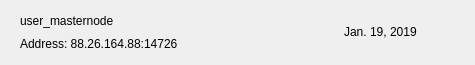
<?xml version="1.0" encoding="UTF-8"?>
<ui version="4.0">
 <class>MNRow</class>
 <widget class="QWidget" name="MNRow">
  <property name="geometry">
   <rect>
    <x>0</x>
    <y>0</y>
    <width>475</width>
    <height>65</height>
   </rect>
  </property>
  <property name="windowTitle">
   <string>Form</string>
  </property>
  <property name="styleSheet">
   <string notr="true"/>
  </property>
  <layout class="QVBoxLayout" name="verticalLayout_2">
   <property name="spacing">
    <number>0</number>
   </property>
   <property name="leftMargin">
    <number>20</number>
   </property>
   <property name="topMargin">
    <number>0</number>
   </property>
   <property name="rightMargin">
    <number>20</number>
   </property>
   <property name="bottomMargin">
    <number>0</number>
   </property>
   <item>
    <widget class="QFrame" name="frame_2">
     <property name="styleSheet">
      <string notr="true">border:none;</string>
     </property>
     <property name="frameShape">
      <enum>QFrame::StyledPanel</enum>
     </property>
     <property name="frameShadow">
      <enum>QFrame::Raised</enum>
     </property>
     <layout class="QHBoxLayout" name="horizontalLayout">
      <property name="leftMargin">
       <number>0</number>
      </property>
      <property name="rightMargin">
       <number>0</number>
      </property>
      <item>
       <widget class="QFrame" name="frame">
        <property name="styleSheet">
         <string notr="true">border:none;padding:0px;</string>
        </property>
        <property name="frameShape">
         <enum>QFrame::StyledPanel</enum>
        </property>
        <property name="frameShadow">
         <enum>QFrame::Raised</enum>
        </property>
        <layout class="QVBoxLayout" name="verticalLayout">
         <property name="spacing">
          <number>0</number>
         </property>
         <property name="leftMargin">
          <number>0</number>
         </property>
         <property name="topMargin">
          <number>0</number>
         </property>
         <property name="rightMargin">
          <number>0</number>
         </property>
         <property name="bottomMargin">
          <number>0</number>
         </property>
         <item>
          <widget class="QLabel" name="labelName">
           <property name="text">
            <string>user_masternode</string>
           </property>
          </widget>
         </item>
         <item>
          <widget class="QLabel" name="labelAddress">
           <property name="text">
            <string>Address: 88.26.164.88:14726</string>
           </property>
          </widget>
         </item>
        </layout>
       </widget>
      </item>
      <item>
       <spacer name="horizontalSpacer">
        <property name="orientation">
         <enum>Qt::Horizontal</enum>
        </property>
        <property name="sizeHint" stdset="0">
         <size>
          <width>40</width>
          <height>20</height>
         </size>
        </property>
       </spacer>
      </item>
      <item>
       <widget class="QLabel" name="labelDate">
        <property name="text">
         <string>Jan. 19, 2019</string>
        </property>
       </widget>
      </item>
      <item>
       <widget class="QPushButton" name="pushButtonMenu">
        <property name="focusPolicy">
         <enum>Qt::NoFocus</enum>
        </property>
        <property name="styleSheet">
         <string notr="true">border:none; background-color:transparent; padding:0px;</string>
        </property>
        <property name="text">
         <string/>
        </property>
        <property name="icon">
         <iconset>
          <normaloff>:/ic-menu-hover</normaloff>:/ic-menu-hover</iconset>
        </property>
        <property name="iconSize">
         <size>
          <width>24</width>
          <height>24</height>
         </size>
        </property>
       </widget>
      </item>
     </layout>
    </widget>
   </item>
   <item>
    <widget class="QLabel" name="lblDivisory">
     <property name="minimumSize">
      <size>
       <width>0</width>
       <height>1</height>
      </size>
     </property>
     <property name="maximumSize">
      <size>
       <width>16777215</width>
       <height>1</height>
      </size>
     </property>
     <property name="text">
      <string/>
     </property>
     <property name="alignment">
      <set>Qt::AlignBottom|Qt::AlignLeading|Qt::AlignLeft</set>
     </property>
    </widget>
   </item>
  </layout>
 </widget>
 <resources/>
 <connections/>
</ui>
